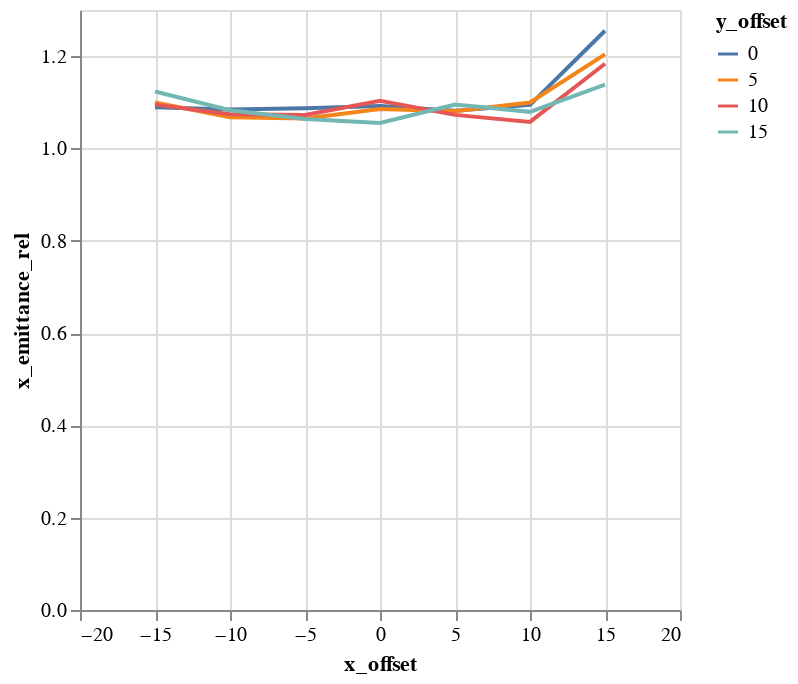

The cell this chart's notebook holds for it:
### Code cell
alt.Chart(emit_df).mark_line().encode(
    color='y_offset:N',
    x='x_offset',
    y='x_emittance_rel',
)

### Figure 1 — Vega-Lite specification as saved in the notebook (floating-point values rounded to 4 significant figures)
{"$schema": "https://vega.github.io/schema/vega-lite/v1.2.1.json", "data": {"values": [{"losses": 0, "relbeta": 0.002308, "sourceID": 16777222, "sourceName": "x_-15_y_0", "x_emittance": 1.766, "x_emittance_rel": 1.089, "x_norm_emittance": 0.004076, "x_offset": -15, "y_emittance": 1.678, "y_emittance_rel": 1.067, "y_norm_emittance": 0.003873, "y_offset": 0}, {"losses": 0, "relbeta": 0.002308, "sourceID": 16777229, "sourceName": "x_-15_y_5", "x_emittance": 1.752, "x_emittance_rel": 1.1, "x_norm_emittance": 0.004044, "x_offset": -15, "y_emittance": 1.733, "y_emittance_rel": 1.087, "y_norm_emittance": 0.004, "y_offset": 5}, {"losses": 0, "relbeta": 0.002308, "sourceID": 16777236, "sourceName": "x_-15_y_10", "x_emittance": 1.771, "x_emittance_rel": 1.095, "x_norm_emittance": 0.004087, "x_offset": -15, "y_emittance": 1.721, "y_emittance_rel": 1.078, "y_norm_emittance": 0.003972, "y_offset": 10}, {"losses": 0, "relbeta": 0.002308, "sourceID": 16777243, "sourceName": "x_-15_y_15", "x_emittance": 1.877, "x_emittance_rel": 1.123, "x_norm_emittance": 0.004334, "x_offset": -15, "y_emittance": 1.739, "y_emittance_rel": 1.047, "y_norm_emittance": 0.004015, "y_offset": 15}, {"losses": 0, "relbeta": 0.002308, "sourceID": 16777220, "sourceName": "x_-10_y_0", "x_emittance": 1.726, "x_emittance_rel": 1.084, "x_norm_emittance": 0.003985, "x_offset": -10, "y_emittance": 1.648, "y_emittance_rel": 1.061, "y_norm_emittance": 0.003805, "y_offset": 0}, {"losses": 0, "relbeta": 0.002308, "sourceID": 16777227, "sourceName": "x_-10_y_5", "x_emittance": 1.722, "x_emittance_rel": 1.068, "x_norm_emittance": 0.003976, "x_offset": -10, "y_emittance": 1.684, "y_emittance_rel": 1.066, "y_norm_emittance": 0.003888, "y_offset": 5}, {"losses": 0, "relbeta": 0.002308, "sourceID": 16777234, "sourceName": "x_-10_y_10", "x_emittance": 1.597, "x_emittance_rel": 1.074, "x_norm_emittance": 0.003687, "x_offset": -10, "y_emittance": 1.771, "y_emittance_rel": 1.064, "y_norm_emittance": 0.004088, "y_offset": 10}, {"losses": 0, "relbeta": 0.002308, "sourceID": 16777241, "sourceName": "x_-10_y_15", "x_emittance": 1.57, "x_emittance_rel": 1.083, "x_norm_emittance": 0.003624, "x_offset": -10, "y_emittance": 1.731, "y_emittance_rel": 1.059, "y_norm_emittance": 0.003995, "y_offset": 15}, {"losses": 0, "relbeta": 0.002308, "sourceID": 16777218, "sourceName": "x_-5_y_0", "x_emittance": 1.822, "x_emittance_rel": 1.087, "x_norm_emittance": 0.004207, "x_offset": -5, "y_emittance": 1.85, "y_emittance_rel": 1.077, "y_norm_emittance": 0.004272, "y_offset": 0}, {"losses": 0, "relbeta": 0.002308, "sourceID": 16777225, "sourceName": "x_-5_y_5", "x_emittance": 1.622, "x_emittance_rel": 1.065, "x_norm_emittance": 0.003744, "x_offset": -5, "y_emittance": 1.706, "y_emittance_rel": 1.049, "y_norm_emittance": 0.003938, "y_offset": 5}, {"losses": 0, "relbeta": 0.002308, "sourceID": 16777232, "sourceName": "x_-5_y_10", "x_emittance": 1.621, "x_emittance_rel": 1.073, "x_norm_emittance": 0.003743, "x_offset": -5, "y_emittance": 1.658, "y_emittance_rel": 1.073, "y_norm_emittance": 0.003826, "y_offset": 10}, {"losses": 0, "relbeta": 0.002308, "sourceID": 16777239, "sourceName": "x_-5_y_15", "x_emittance": 1.8, "x_emittance_rel": 1.064, "x_norm_emittance": 0.004155, "x_offset": -5, "y_emittance": 1.667, "y_emittance_rel": 1.108, "y_norm_emittance": 0.003849, "y_offset": 15}, {"losses": 0, "relbeta": 0.002308, "sourceID": 16777216, "sourceName": "x_0_y_0", "x_emittance": 1.681, "x_emittance_rel": 1.092, "x_norm_emittance": 0.003882, "x_offset": 0, "y_emittance": 1.627, "y_emittance_rel": 1.059, "y_norm_emittance": 0.003756, "y_offset": 0}, {"losses": 0, "relbeta": 0.002308, "sourceID": 16777223, "sourceName": "x_0_y_5", "x_emittance": 1.672, "x_emittance_rel": 1.086, "x_norm_emittance": 0.003861, "x_offset": 0, "y_emittance": 1.623, "y_emittance_rel": 1.057, "y_norm_emittance": 0.003747, "y_offset": 5}, {"losses": 0, "relbeta": 0.002308, "sourceID": 16777230, "sourceName": "x_0_y_10", "x_emittance": 1.548, "x_emittance_rel": 1.103, "x_norm_emittance": 0.003572, "x_offset": 0, "y_emittance": 1.579, "y_emittance_rel": 1.07, "y_norm_emittance": 0.003645, "y_offset": 10}, {"losses": 0, "relbeta": 0.002308, "sourceID": 16777237, "sourceName": "x_0_y_15", "x_emittance": 1.866, "x_emittance_rel": 1.055, "x_norm_emittance": 0.004308, "x_offset": 0, "y_emittance": 1.721, "y_emittance_rel": 1.067, "y_norm_emittance": 0.003973, "y_offset": 15}, {"losses": 0, "relbeta": 0.002308, "sourceID": 16777217, "sourceName": "x_5_y_0", "x_emittance": 1.676, "x_emittance_rel": 1.082, "x_norm_emittance": 0.00387, "x_offset": 5, "y_emittance": 1.755, "y_emittance_rel": 1.048, "y_norm_emittance": 0.004052, "y_offset": 0}, {"losses": 0, "relbeta": 0.002308, "sourceID": 16777224, "sourceName": "x_5_y_5", "x_emittance": 1.731, "x_emittance_rel": 1.081, "x_norm_emittance": 0.003997, "x_offset": 5, "y_emittance": 1.606, "y_emittance_rel": 1.09, "y_norm_emittance": 0.003708, "y_offset": 5}, {"losses": 0, "relbeta": 0.002308, "sourceID": 16777231, "sourceName": "x_5_y_10", "x_emittance": 1.569, "x_emittance_rel": 1.073, "x_norm_emittance": 0.003622, "x_offset": 5, "y_emittance": 1.727, "y_emittance_rel": 1.084, "y_norm_emittance": 0.003987, "y_offset": 10}, {"losses": 0, "relbeta": 0.002308, "sourceID": 16777238, "sourceName": "x_5_y_15", "x_emittance": 1.751, "x_emittance_rel": 1.095, "x_norm_emittance": 0.004042, "x_offset": 5, "y_emittance": 1.735, "y_emittance_rel": 1.102, "y_norm_emittance": 0.004006, "y_offset": 15}, {"losses": 0, "relbeta": 0.002308, "sourceID": 16777219, "sourceName": "x_10_y_0", "x_emittance": 1.663, "x_emittance_rel": 1.094, "x_norm_emittance": 0.003838, "x_offset": 10, "y_emittance": 1.753, "y_emittance_rel": 1.096, "y_norm_emittance": 0.004046, "y_offset": 0}, {"losses": 0, "relbeta": 0.002308, "sourceID": 16777226, "sourceName": "x_10_y_5", "x_emittance": 1.592, "x_emittance_rel": 1.099, "x_norm_emittance": 0.003674, "x_offset": 10, "y_emittance": 1.655, "y_emittance_rel": 1.099, "y_norm_emittance": 0.003821, "y_offset": 5}, {"losses": 0, "relbeta": 0.002308, "sourceID": 16777233, "sourceName": "x_10_y_10", "x_emittance": 1.843, "x_emittance_rel": 1.057, "x_norm_emittance": 0.004255, "x_offset": 10, "y_emittance": 1.749, "y_emittance_rel": 1.085, "y_norm_emittance": 0.004037, "y_offset": 10}, {"losses": 0, "relbeta": 0.002308, "sourceID": 16777240, "sourceName": "x_10_y_15", "x_emittance": 1.698, "x_emittance_rel": 1.079, "x_norm_emittance": 0.003919, "x_offset": 10, "y_emittance": 1.66, "y_emittance_rel": 1.098, "y_norm_emittance": 0.003832, "y_offset": 15}, {"losses": 0, "relbeta": 0.002308, "sourceID": 16777221, "sourceName": "x_15_y_0", "x_emittance": 1.881, "x_emittance_rel": 1.255, "x_norm_emittance": 0.004342, "x_offset": 15, "y_emittance": 1.671, "y_emittance_rel": 1.059, "y_norm_emittance": 0.003857, "y_offset": 0}, {"losses": 1, "relbeta": 0.002308, "sourceID": 16777228, "sourceName": "x_15_y_5", "x_emittance": 1.892, "x_emittance_rel": 1.204, "x_norm_emittance": 0.004368, "x_offset": 15, "y_emittance": 1.634, "y_emittance_rel": 1.1, "y_norm_emittance": 0.003773, "y_offset": 5}, {"losses": 0, "relbeta": 0.002308, "sourceID": 16777235, "sourceName": "x_15_y_10", "x_emittance": 1.921, "x_emittance_rel": 1.184, "x_norm_emittance": 0.004434, "x_offset": 15, "y_emittance": 1.743, "y_emittance_rel": 1.079, "y_norm_emittance": 0.004023, "y_offset": 10}, {"losses": 0, "relbeta": 0.002308, "sourceID": 16777242, "sourceName": "x_15_y_15", "x_emittance": 1.725, "x_emittance_rel": 1.138, "x_norm_emittance": 0.003981, "x_offset": 15, "y_emittance": 1.684, "y_emittance_rel": 1.061, "y_norm_emittance": 0.003887, "y_offset": 15}]}, "encoding": {"color": {"field": "y_offset", "type": "nominal"}, "x": {"field": "x_offset", "type": "quantitative"}, "y": {"field": "x_emittance_rel", "type": "quantitative"}}, "mark": "line"}
